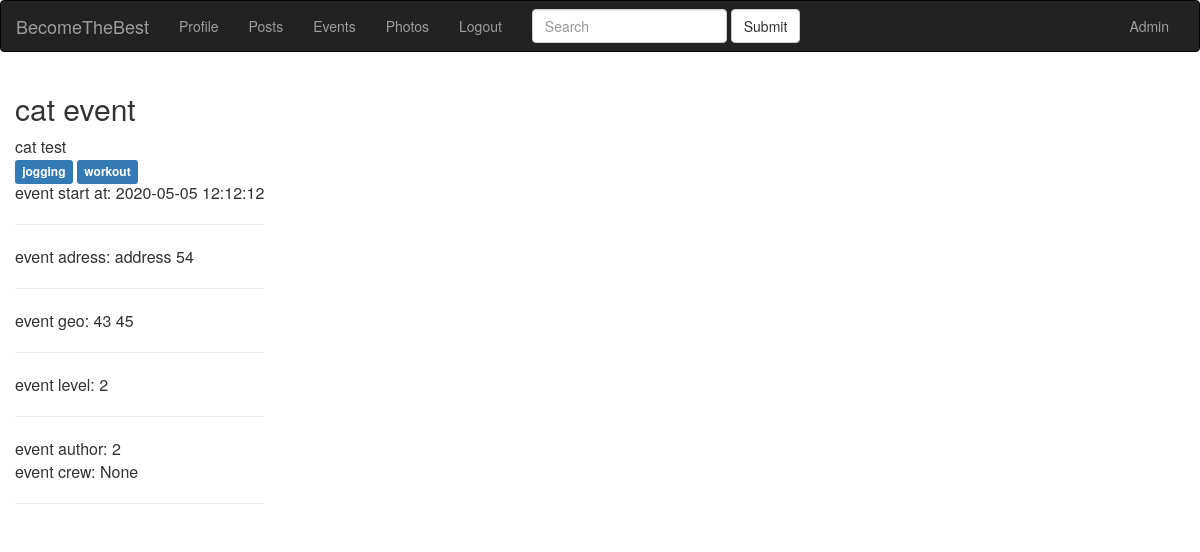
The page /event/cat-event1590295674 (signed in) on the database as committed earlier.
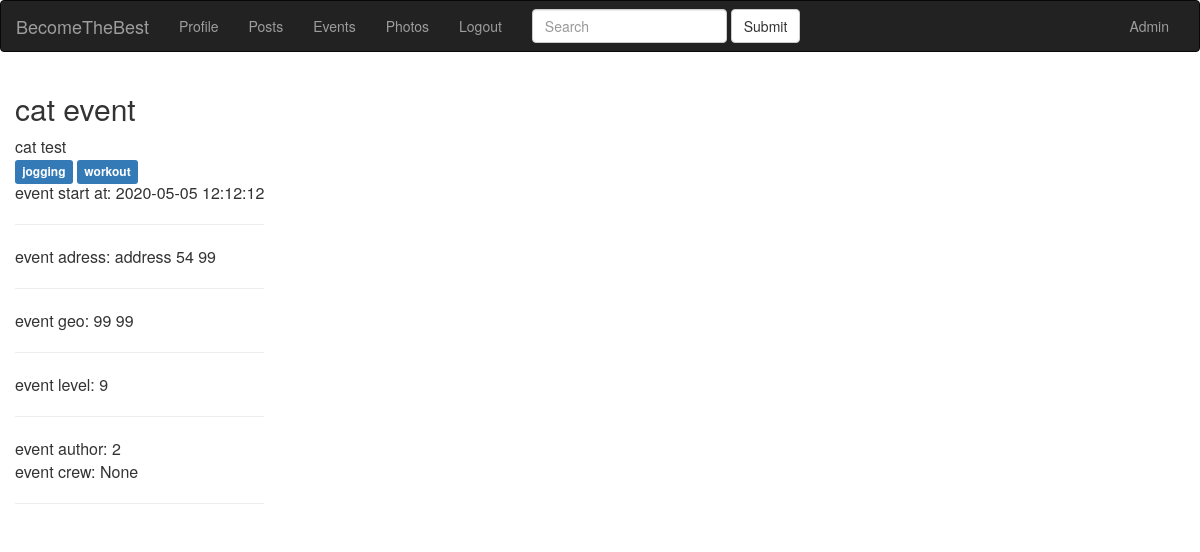
The same page on the database as committed later.
### app/models.py (models this page shows, shortened)
class Event(db.Model):
    id = db.Column(db.Integer, primary_key=True)
    event_title = db.Column(db.String(140))
    event_body = db.Column(db.Text)
    slug = db.Column(db.String(140), unique=True)
    created = db.Column(db.DateTime, index=True, default=datetime.utcnow)
    event_time = db.Column(db.DateTime)
    event_place = db.Column(db.Text)
    event_geo = db.Column(db.Text)
    event_starter = db.Column(db.Integer, db.ForeignKey('user.id'))
    event_crew = db.Column(db.Text)
    event_level = db.Column(db.Integer)
    tags = db.relationship(
        'Tag', secondary=event_tags, backref=db.backref('events_tags', lazy='dynamic'))

### app/blueprints/events/blueprint.py (the view)
@events.route('/<slug>')
@login_required
def event_detail(slug):
    event = Event.query.filter(Event.slug==slug).first()
    tags = event.tags
    return render_template('events/event_detail.html', event=event, tags=tags)

### app/models.py (called while the page is built)
@login.user_loader
def load_user(id):
    return User.query.get(int(id))

### app/view.py (called while the page is built)
@app.before_request
def before_request():
    if current_user.is_authenticated:
        current_user.last_seen = datetime.utcnow()
        db.session.commit()

### app/blueprints/events/templates/events/event_detail.html (shortened to what this page needs)
{% extends 'base.html' %} {% block title %} {{ event.event_title }} {% endblock %} {% block content_title %} {{ event.event_title }} {% endblock %} {% block content %}
<div class="main-content">
    {{ event.event_body }}
</div>
<div class="tags">
    {% for tag in tags %}
    <a href="{{ url_for('events.tag_detail', slug=tag.slug) }}">
        <span class="label label-primary">{{ tag.name }}</span></a> {% endfor %}
</div>
<div>
    event start at: {{ event.event_time }} <br>
    <hr> event adress: {{ event.event_place }} <br>
    <hr> event geo: {{ event.event_geo }} <br>
    <hr> event level: {{ event.event_level }} <br>
    <hr> event author: {{ event.event_starter }} <br> event crew: {{ event.event_crew }}
</div>
<hr>  {% endblock %}

Rows that differ between the two databases and show on the page:
changed Event "cat event": event_place "address 54" → "address 54 99"; event_geo "43 45" → "99 99"; event_level "2" → "9"
